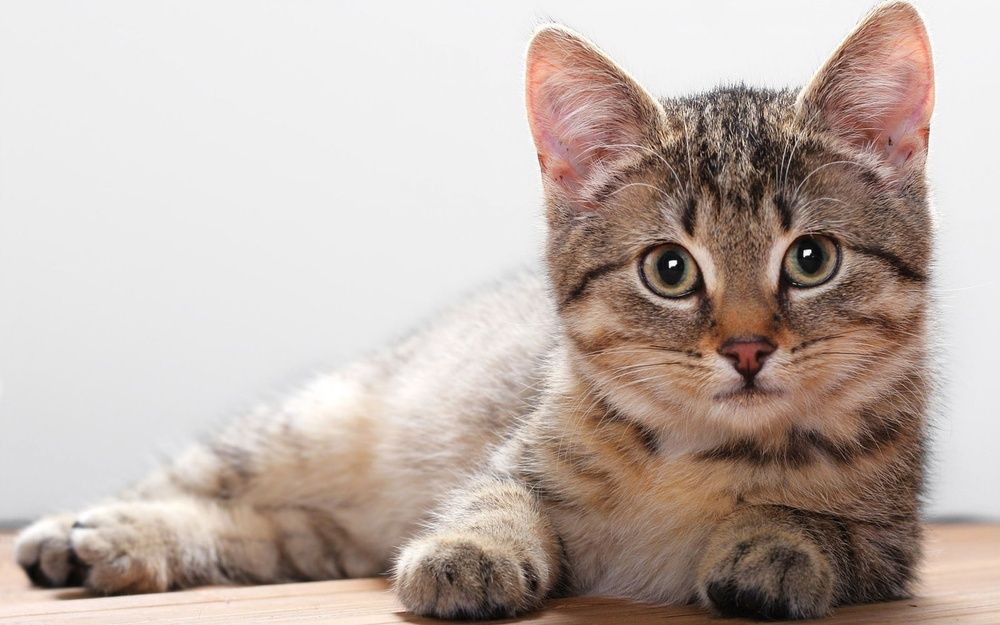
#> input picture cat.jpg, 1000 x 625 px, shrunk from 2500 x 1562 before the run
$ jupyter execute --allow-errors 'EWE8044#3.ipynb'
#> lines starting #> are read from the running program, lines starting #| are printed output that depends on the picture
# EWE8044

## Homework #3

*2019170229 Bae Jiun*

<small>*Updated 2019/11/06*</small>

### Objective

1. Vector quantization

2. KL-distance

## vector quantization

Convert the image to grayscale and extract 8 * 8 patches (about 1 million).
Reshape this patch to (64,) to make a feature, and then perform k-means clustering 10, 20, 30, 40 times to analyze codeward and entropy changes.

[cell 1]
from pathlib import Path

import numpy as np
from skimage import io, color, transform
from PIL import Image

[cell 2]
image = (color.rgb2gray(io.imread('cat.jpg')) * 255).astype(np.uint8)
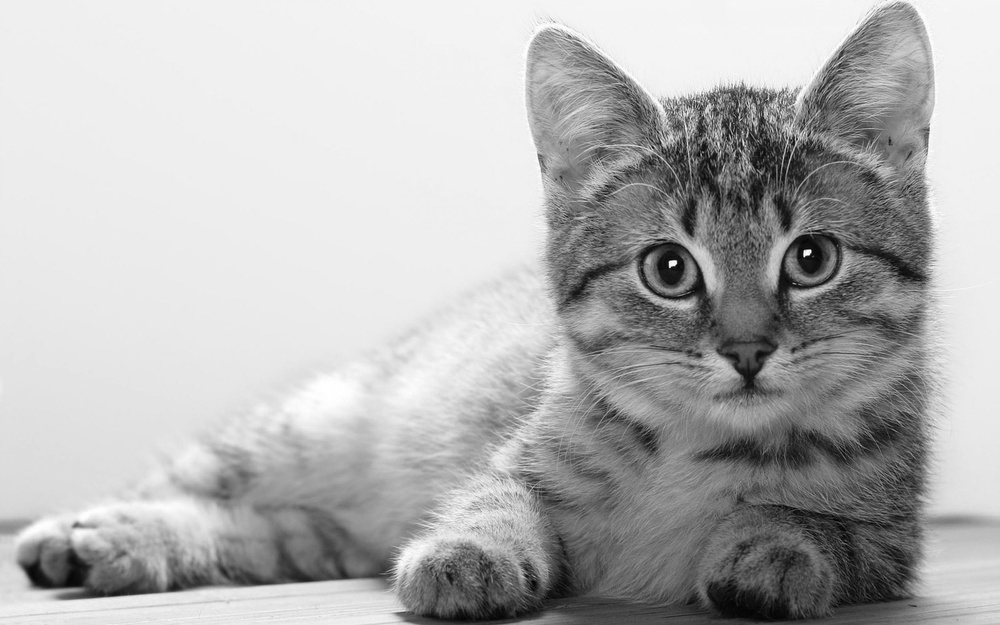
#> image: shape (625, 1000); min 1, max 255, mean 179.2
h, w, *_ = image.shape
#> h = 625; w = 1000

#### Visualize image

[cell 3]
from IPython.display import display

def show(ary):
    display(Image.fromarray(ary))

[cell 4]
show(image)

#### Patch extraction

[cell 5]
patch_counts = 10000
crop_size = np.array((8, 8))
patches = np.empty((patch_counts, *crop_size))

[cell 6]
def extract(image, x, y, w=crop_size[0], h=crop_size[1]):
    return image[y:y+h, x:x+w]

[cell 7]
for i in range(patch_counts):
    patches[i] = extract(image, np.random.randint(w-crop_size[0]), np.random.randint(h-crop_size[1]))

[cell 8]
vsize = np.array((16, 128))
showcase = np.zeros((crop_size * vsize), dtype=np.uint8)
axis = np.random.choice(np.arange(patch_counts), vsize.prod(), replace=False)

[cell 9]
for i, img in enumerate(patches[axis]):
    x, y = int(i % vsize[1]), int(i / vsize[1])
    showcase[y*crop_size[1]:(y+1)*crop_size[1], x*crop_size[0]:(x+1)*crop_size[0]] = img
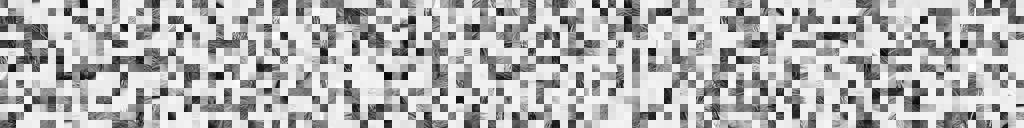
#> showcase: shape (128, 1024); min 2, max 254, mean 179.9

[cell 10]
print(' x '.join(map(str, vsize)))
show(showcase)

#### Entropy analysis

[cell 11]
def entropy(feature: np.ndarray, bins=256):
#> called with feature = array of shape (10000, 64), bins = 256
    histogram = np.histogramdd(np.ravel(feature), bins=bins)[0] / feature.size
#> histogram = 256 values, max 0.0494 at index 238, min 0 at index 127, mean 0.00391
    histogram = histogram[histogram > 0]
#> histogram = 255 values, max 0.0494 at index 237, min 3.13e-06 at index 0, mean 0.00392
    return -np.sum(np.multiply(histogram, np.log2(histogram)))

[cell 12]
features = patches.reshape(patch_counts, -1)

[cell 13]
print(f'Entropy of features: {entropy(features):.4f}')
#| Entropy of features: 7.0674

[cell 14]
from sklearn.cluster import KMeans

[cell 15]
for it in [10, 20, 30, 40]:
    model = KMeans(n_clusters=2000, max_iter=it)
    model.fit(features)

    print(f'Entropy (iter={it}): {entropy(model.labels_, 2000):.4f}')

## KL-distance

Create points with 4 probability distributions (some class overlapping each other).

Perform k-means clustering to analyze how KL-dist is related to going from class A to class B as a new mean value.

KL-dist is not symmetric, so consider only (A, B) (A, C) (A, D) (B, C) (B, D) (C, D).

#### Generate random points

[cell 16]
np.random.seed(8044)

[cell 17]
points = { k: np.random.normal(
    loc=(np.random.randint(100), np.random.randint(100)),
    scale=(np.random.uniform(.1, 10.), np.random.uniform(.1, 10.)),
    size=(10000,2),
).astype(np.int8) for k in 'ABCD'}

#### Visualize points

[cell 18]
import matplotlib.pyplot as plt

#> (a cell that did not finish here is left out)

#### Calculate KL distances

[cell 20]
from itertools import combinations

[cell 21]
def KL(source, target, epsilon=1e-8):
    return np.sum(source * np.log((source + epsilon) / (target + epsilon)))

[cell 22]
total = []
for s, t in combinations('ABCD', 2):
    total.append(KL(points[s].mean(0)/100, points[t].mean(0)/100))
    print(f'Distance {s}-{t}: {total[-1]:.4f}')
print(f'total distance mean: {np.array(total).mean():.4f},\t std: {np.array(total).std():.4f}')

#### K-means clustering

[cell 23]
from scipy.cluster.vq import kmeans

[cell 24]
features = np.array(list(points.values())).reshape(-1, 2)

[cell 25]
codebook, distortion = kmeans(features / 100, 4)

#> (a cell that did not finish here is left out)

#### KL distances after clustering

[cell 27]
next_mean = {}
for k, v in points.items():
    point = v.mean(0)
    dists = [(np.linalg.norm(point - new_point), new_point) for new_point in codebook*100]
    next_mean[k] = sorted(dists, key=lambda x: x[0])[0][1]
#> after the loop, next_mean = {'A': [73.53, 72.58], 'B': [58.49, 4.5], 'C': [88.71, 54.86], 'D': [95.1, 63.89]}

[cell 28]
total = []
for s, t in combinations('ABCD', 2):
    total.append(KL(next_mean[s].mean(0)/100, next_mean[t].mean(0)/100))
    print(f'Distance {s}-{t}: {total[-1]:.4f}')
#> this loop made 6 passes
#| Distance A-B: 0.6146
#| Distance A-C: 0.0127
#| Distance A-D: -0.0617
#| Distance B-C: -0.2595
#| Distance B-D: -0.2916
#| Distance C-D: -0.0732
#> after the loop, total = [0.615, 0.0127, -0.0617, -0.259, -0.292, -0.0732]
print(f'total distance mean: {np.array(total).mean():.4f},\t std: {np.array(total).std():.4f}')
#| total distance mean: -0.0098,	 std: 0.2997
